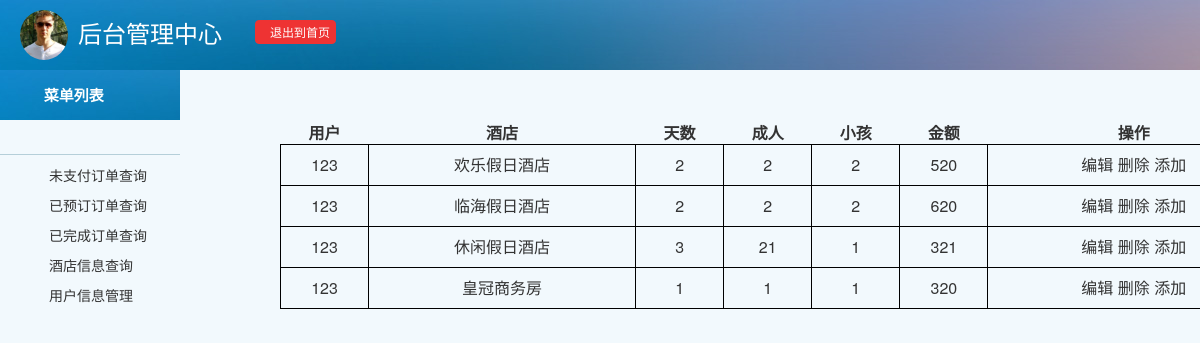
The app's page /jiudian/main.php with its own data.
### tables this page shows
CREATE TABLE `weizhifu` (
  `id` int(11) NOT NULL,
  `yonghu` char(12) NOT NULL,
  `hotel` text NOT NULL,
  `date` date NOT NULL,
  `tianshu` text NOT NULL,
  `chengren` int(11) NOT NULL,
  `xiaohai` int(11) NOT NULL,
  `zhifu` int(11) NOT NULL
);

### jiudian/main.php (the view, shortened to what this page needs)
<?php
$conn = new mysqli("localhost","root","","jiudian");
mysqli_query($conn,"SET NAMES UTF8");
function select($where,$which){
	global $conn;
	$sql = "select {$where} from {$which}";
	$res = mysqli_query($conn,$sql);
	return $res;
}
$wzf = select('*','weizhifu');
?>
<html>
	<head>
		<link rel="stylesheet" href="adminassets/css/mainstyle.css" />
		<link rel="stylesheet" href="adminassets/css/pintuer.css" />
	</head>
	<body style="background-color: #F2F9FD;">
		<div class="header">
			<div class="logo margin-big-left fadein-top">
				<h1>
					后台管理中心
					<img src="images/Home-1/about-testimonials-img3.png" height="50px" class="radius-circle rotate-hover"/>
				</h1>
			</div>
			<div class="head-1 margin-big-top" style="float: left; margin-left: 17px;" >
				<a class="button button-little bg-red" href="index.php" onclick="byebye()">
					<span class="icon icon-power-off"></span>退出到首页</a>
			</div>
		</div>
		<div class="leftnav">
			<div class="leftnav-title">
				<strong><span class="icon-list"></span>菜单列表</strong>
			</div>
			<h2><span class="icon-user"></span></h2>
			<ul>
				<li>
					<a id = 'wzf' href="#" ><span class="icon-caret-right"></span>未支付订单查询</a>
					<a id = 'yyd' href="#" ><span class="icon-caret-right"></span>已预订订单查询</a>
					<a id = 'ywc' href="#" ><span class="icon-caret-right"></span>已完成订单查询</a>
					<a id = 'jd' href="#" ><span class="icon-caret-right"></span>酒店信息查询</a>
					<a id = 'yh' href="#" ><span class="icon-caret-right"></span>用户信息管理</a>
				</li>
			</ul>
		</div>
		<div class="wzf">
			<div>
				<table class = "list">
					<tr>
						<th>用户</th>
						<th>酒店</th>
						<th>天数</th>
						<th>成人</th>
						<th>小孩</th>
						<th>金额</th>
						<th>操作</th>
					</tr>
 					<?php
 						while ($rs = mysqli_fetch_assoc($wzf)) {
 							?>
 							<tr>
							<td><?php echo $rs['yonghu'] ?></td>
 							<td><?php echo $rs['hotel'] ?></td>
 							<td><?php echo $rs['tianshu'] ?></td>
 							<td><?php echo $rs['chengren'] ?></td>
 							<td><?php echo $rs['xiaohai'] ?></td>
 							<td><?php echo $rs['zhifu'] ?></td>
 							<td><a href="<?php echo "bianji.php?id=".$rs['id']."&type=1" ?> ">编辑</a>
 								<a href="<?php echo "delate.php?id=".$rs['id']."&type=1" ?> ">删除</a>
 								<a href="<?php echo "add.php?id=".$rs['id']."&type=1" ?> ">添加</a> </td>
 							</tr>
 						<?php }
 					?>
				</table>
			</div>
		</div>
	</body>
</html>

### jiudian/adminassets/css/mainstyle.css (style rules this page uses)
.header { height: 70px; overflow: hidden; background: url(../img/bg.jpg) no-repeat 0 -1000px; }
.logo { float: left; color: #FFFFFF; margin-top: 10px; line-height: 45px; }
.logo img { float: left; margin-right: 10px; }
.leftnav { width: 180px; height: 100%; position: fixed; top: 70px; left: 0px; }
.leftnav-title { height: 50px; background: url(../img/bg.jpg) no-repeat 0 -1000px; color: #FFFFFF; font-size: 15px; padding-left: 22px; line-height: 50px; }
.leftnav-title span { margin-right: 10px; }
.leftnav h2 { padding: 10px 0px 10px 22px; font-size: 14px; font-weight: bold; cursor: pointer; }
.leftnav h2 span { margin-right: 10px; }
.leftnav ul { border-top: 1px solid #B5CFD9; padding: 5px 0; }
.leftnav ul li a { display: block; padding-left: 30px; line-height: 30px; }
.leftnav ul li span { margin-right: 8px; }

### jiudian/main.php (style rules this page uses)
.list { text-align: center; z-index: 101; position: absolute; left: 280px; top: 120px; width: 1000px; }
.list td { border-radius: 3px; border: 1px solid black; height: 40px; line-height: 40px; }
.list tr { margin-top: 5px; }

### records on screen
weizhifu: yonghu "123", hotel "欢乐假日酒店", tianshu "2", chengren "2", xiaohai "2", zhifu "520"
weizhifu: yonghu "123", hotel "临海假日酒店", tianshu "2", chengren "2", xiaohai "2", zhifu "620"
weizhifu: yonghu "123", hotel "休闲假日酒店", tianshu "3", chengren "21", xiaohai "1", zhifu "321"
weizhifu: yonghu "123", hotel "皇冠商务房", tianshu "1", chengren "1", xiaohai "1", zhifu "320"
